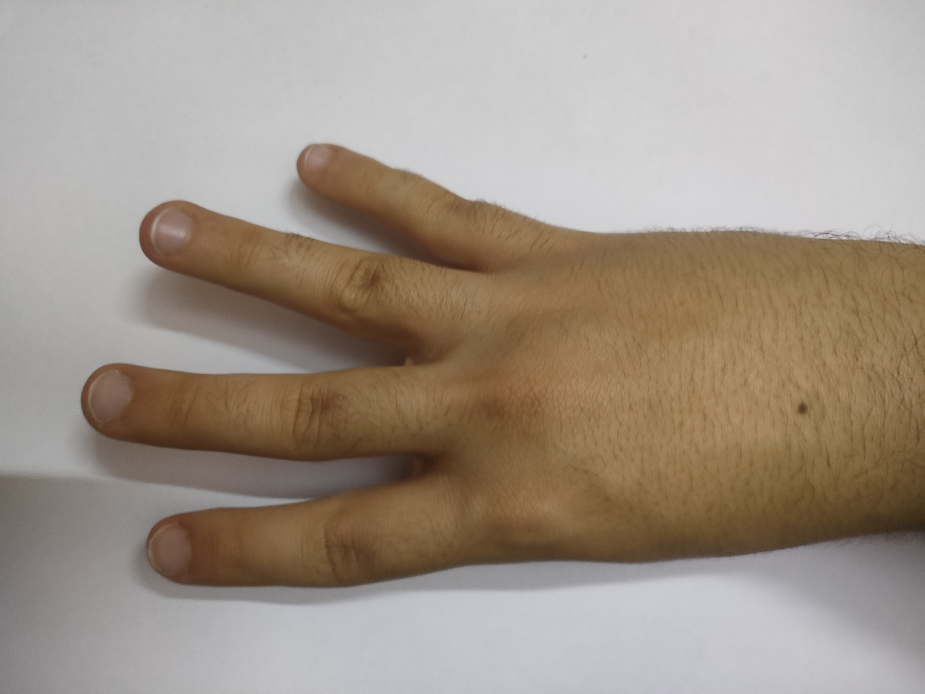
#> input picture project/test/(1).jpg, 4624 x 3468 px (shown at 1/5 size); its folder holds only this picture in this run
$ jupyter execute --allow-errors model.ipynb
#> lines starting #> are read from the running program, lines starting #| are printed output that depends on the picture; after the words box and inside, x2 and y2 are one past the last pixel; in counts of white or black regions, pixels touching at a corner belong together
[cell 1]
import pickle
import cv2
import numpy as np
import os
import re
import time
import warnings
import numpy as np
from skimage.feature import hog
from sklearn.metrics import accuracy_score

[cell 2]
def preprocess_image(image):
        # Convert the image to YCrCb color space
        image_ycrcb = cv2.cvtColor(image, cv2.COLOR_BGR2YCrCb)

        # Split the image into channels
        y, cr, cb = cv2.split(image_ycrcb)

        # Apply thresholding to the Cr channel using Otsu's thresholding
        _, cr_thresholded = cv2.threshold(cr, 0, 255, cv2.THRESH_BINARY_INV + cv2.THRESH_OTSU)

       # Apply Gaussian blur multiple times
        for _ in range(5):
            image_filtered = cv2.GaussianBlur(cr_thresholded, (5, 5), 0)
            cr_thresholded=image_filtered

        # Define the kernel for morphological operations
        kernel = cv2.getStructuringElement(cv2.MORPH_ELLIPSE, (15, 15))  # Elliptical kernel

        # Perform morphological opening multiple times
        iterations = 10
        for _ in range(iterations):
            opened = cv2.morphologyEx(image_filtered, cv2.MORPH_OPEN, kernel)
            # Update the image for the next iteration
            image_filtered = opened

        #cv2.imwrite(output_path, opened)
        return opened

[cell 3]
# Feature Extraction Module
def extract_features(image):
    # Extract HOG features
    hog_features = hog(image, orientations=9, pixels_per_cell=(12, 12), cells_per_block=(2, 2), visualize=False)
    # Calculate Hu moments
    moments = cv2.moments(image)
    hu_moments = cv2.HuMoments(moments).flatten()
    features = np.concatenate((hog_features, hu_moments))
    return features

[cell 4]
# Suppress the UserWarning
warnings.filterwarnings("ignore", category=UserWarning)
# Load the model from the Pickle file
#> (the rest of this cell did not finish here and is left out)

[cell 5]
# Suppress the UserWarning
warnings.filterwarnings("ignore", category=UserWarning)
# Load the model from the Pickle file
#> (the rest of this cell did not finish here and is left out)

[cell 6]
# Suppress the UserWarning
warnings.filterwarnings("ignore", category=UserWarning)
# Load the model from the Pickle file
with open("./classifiers/Logistic_Regression.pickle", "rb") as file:
#> (reads project/classifiers/Logistic_Regression.pickle from the repository)
#> (reads project/classifiers/AdaBoost.pickle from the repository)
    model_3 = pickle.load(file)

[cell 7]
# Suppress the UserWarning
warnings.filterwarnings("ignore", category=UserWarning)
# Load the model from the Pickle file
#> (the rest of this cell did not finish here and is left out)

#> (a cell that did not finish here is left out)

[cell 9]
# Suppress the UserWarning
warnings.filterwarnings("ignore", category=UserWarning)
# Load the model from the Pickle file
#> (the rest of this cell did not finish here and is left out)

[cell 10]
def read_test_labels():

    test_data_true = []
    y = []
    with open('results_set_1.txt', 'r') as file:
        for line in file:
            y = [float(f) for f in line.split(",")]
            test_data_true.append(y)
    test_data_true = np.asarray(test_data_true)

    return test_data_true

[cell 11]
def write_to_file(file_path, variable):
    with open(file_path, 'a') as file:
        file.write(str(variable) + '\n')

[cell 12]
def read_test_data():
  all_prediction_1=[]
  all_prediction_2=[]
  all_prediction_3=[]
  all_prediction_4=[]
  all_prediction_5=[]
  all_prediction_6=[]

  all_voting=[]
  main_directory = "./test"
  filenames = os.listdir(main_directory)
  # Define a custom sorting function to extract and sort based on the numbers within filenames
  def sort_by_number(filename):
      numbers = re.findall(r'\d+', filename)  # Extract numbers from the filename
      if numbers:
           return int(numbers[0])  # Convert the first extracted number to an integer
      return 0  # Return 0 if no numbers are found

  filenames.sort(key=sort_by_number)  # Sort filenames using the custom sorting function
  # Define a custom sorting function to extract and sort based on the numbers within filenames
  print(filenames)
  for filename in filenames:
      # image_path = main_directory + "/" + filename
      image_path = os.path.join(main_directory, filename)
      # print(image_path)
      image = cv2.imread(image_path)
      start_time = time.time()  # Start the timer
      image=cv2.resize(image, (128, 64))
      roi = preprocess_image(image)
      features=extract_features(roi)
      features_reshaped = features.reshape(1, -1)
      y_pred_1 = int(model_1.predict(features_reshaped)[0])
      y_pred_2=  int(model_2.predict(features_reshaped)[0])
      y_pred_3=  int(model_3.predict(features_reshaped)[0])
      y_pred_4 = int(model_4.predict(features_reshaped)[0])
      y_pred_5=  int(model_5.predict(features_reshaped)[0])
      y_pred_6=  int(model_6.predict(features_reshaped)[0])

      all_pred=[y_pred_1,y_pred_2,y_pred_3,y_pred_4,y_pred_5]
      most_frequent = np.bincount(all_pred).argmax()
      all_voting.append(most_frequent)

    #   y_pred_str = ' '.join(str(label) for label in y_pred)
      end_time = time.time()  # Stop the timer
      elapsed_time = round(end_time - start_time, 3)
      write_to_file("results.txt",most_frequent)
      write_to_file("time.txt",elapsed_time)
      all_prediction_1.append(y_pred_1)
      all_prediction_2.append(y_pred_2)
      all_prediction_3.append(y_pred_3)
      all_prediction_4.append(y_pred_4)
      all_prediction_5.append(y_pred_5)
      all_prediction_6.append(y_pred_6)

  return all_prediction_1,all_prediction_2,all_prediction_3,all_prediction_4,all_prediction_5,all_prediction_6,all_voting

#> (a cell that did not finish here is left out)

#> in read_test_data, image is the input picture: shape (3468, 4624, 3); mean B, G, R 135.6, 148, 160.1
#> in read_test_data, `image=cv2.resize(image, (128, 64))`:
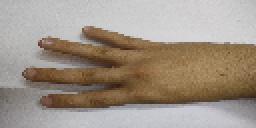
#> image: shape (64, 128, 3) (shown 2 times larger); mean B, G, R 135.5, 147.9, 160
#> in preprocess_image, `image_ycrcb = cv2.cvtColor(image, cv2.COLOR_BGR2YCrCb)`: image_ycrcb: shape (64, 128, 3); mean of channels 0, 1, 2 150.1, 135.1, 119.8
#> in preprocess_image, `y, cr, cb = cv2.split(image_ycrcb)`:
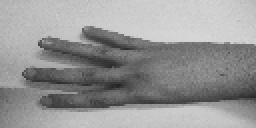
#> y: shape (64, 128) (shown 2 times larger); min 34, max 215, mean 150.1
#> in preprocess_image, `y, cr, cb = cv2.split(image_ycrcb)`:
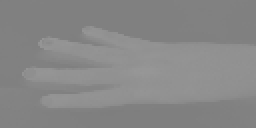
#> cr: shape (64, 128) (shown 2 times larger); min 126, max 151, mean 135.1
#> in preprocess_image, `y, cr, cb = cv2.split(image_ycrcb)`:
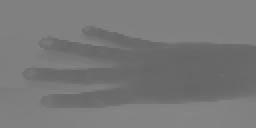
#> cb: shape (64, 128) (shown 2 times larger); min 101, max 132, mean 119.8
#> in preprocess_image, `_, cr_thresholded = cv2.threshold(cr, 0, 255, cv2.THRESH_BINARY_INV + ..`:
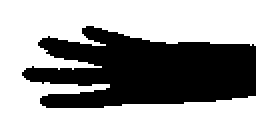
#> cr_thresholded: shape (64, 128) (shown 2 times larger); 60.6% white; 1 black region, box (x1, y1, x2, y2) and area: (11, 13, 128, 54) 3230
#> the loop in preprocess_image, `for _ in range(5):` made 5 passes
#> pass 1, in preprocess_image, `image_filtered = cv2.GaussianBlur(cr_thresholded, (5, 5), 0)`:
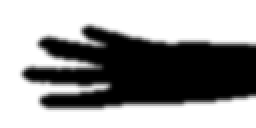
#> image_filtered: shape (64, 128) (shown 2 times larger); min 0, max 255, mean 154.5
#> pass 2, in preprocess_image, `image_filtered = cv2.GaussianBlur(cr_thresholded, (5, 5), 0)`:
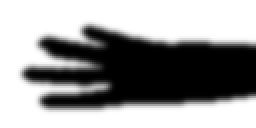
#> image_filtered: shape (64, 128) (shown 2 times larger); min 0, max 255, mean 154.4
#> after the loop in preprocess_image, `for _ in range(5):`:
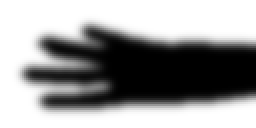
#> cr_thresholded: shape (64, 128) (shown 2 times larger); min 0, max 255, mean 154.4
#> the loop in preprocess_image, `for _ in range(iterations):` made 10 passes
#> pass 1, in preprocess_image, `opened = cv2.morphologyEx(image_filtered, cv2.MORPH_OPEN, kernel)`:
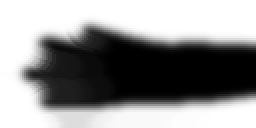
#> opened: shape (64, 128) (shown 2 times larger); min 0, max 255, mean 146.9
#> in extract_features, `hog_features = hog(image, orientations=9, pixels_per_cell=(12, 12), ce..`: hog_features = 1296 values, max 0.689 at index 310, min 0 at index 0, mean 0.0776
#> in extract_features, `moments = cv2.moments(image)`: moments = moments, m00 1203010, centre m10/m00, m01/m00 = (58.42, 28.63)
#> in extract_features, `hu_moments = cv2.HuMoments(moments).flatten()`: hu_moments = [0.00175, 8.51e-07, 8.28e-13, 7e-11, 4.1e-22, 3.71e-14, -3.41e-22]
#> in extract_features, `features = np.concatenate((hog_features, hu_moments))`: features = 1303 values, max 0.689 at index 310, min -3.41e-22 at index 1302, mean 0.0772
